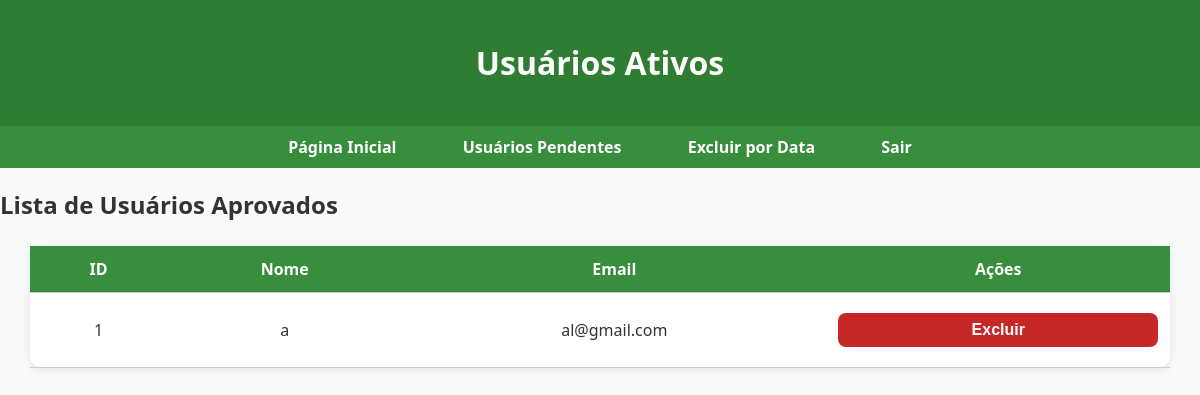
The page /admin/usuarios on the database as committed earlier.
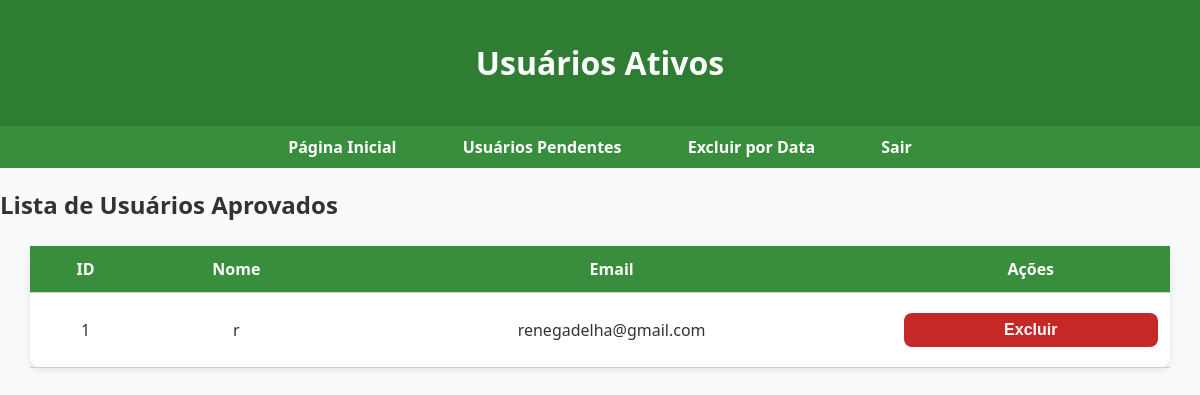
The same page on the database as committed later.
### modelo/modelsDB.py (models this page shows, shortened)
class Usuario(db.Model, UserMixin):
    __tablename__ = "usuarios"
    id = db.Column(db.Integer, primary_key=True)
    nome = db.Column(db.String(100))
    email = db.Column(db.String(100), unique=True)
    senha = db.Column(db.String(200))
    aprovado = db.Column(db.Integer, default=0)
    criado_em = db.Column(db.DateTime, default=datetime.utcnow)

### routes/admin_bp.py (the view)
@login_required
@admin_required
@admin_bp.route("/admin/usuarios")
def admin_usuarios():
    usuarios = UsuarioDAO.listar_aprovados()  # 🔥 aqui
    return render_template("admin/admin_usuarios.html", usuarios=usuarios)

### dao/usuarioDAO.py (called while the page is built)
    @staticmethod
    def listar_aprovados():
        return Usuario.query.filter_by(aprovado=True).all()

### templates/admin/admin_usuarios.html (shortened to what this page needs)
<!DOCTYPE html>
<html lang="pt-br">
<head>
    <link rel="stylesheet" href="/static/css/admin.css">
</head>
<body>
<header>
    <h1>Usuários Ativos</h1>
</header>
<nav>
    <ul>
        <li><a href="/">Página Inicial</a></li>
        <li><a href="{{ url_for('admin_bp.usuarios_pendentes') }}">Usuários Pendentes</a></li>
        <li><a href="{{ url_for('admin_bp.delete_by_date_page') }}">Excluir por Data</a></li>
        <li><a href="{{ url_for('admin_bp.admin_logout') }}">Sair</a></li>
    </ul>
</nav>
<main>
<h2>Lista de Usuários Aprovados</h2>
{% if usuarios %}
<table>
    <tr>
        <th>ID</th>
        <th>Nome</th>
        <th>Email</th>
        <th>Ações</th>
    </tr>
    {% for u in usuarios %}
    <tr>
        <td>{{ u.id }}</td>
        <td>{{ u.nome }}</td>
        <td>{{ u.email }}</td>
        <td>
            <form action="{{ url_for('admin_bp.admin_delete_usuario', id=u.id) }}" method="POST" style="display:inline;">
                 <button type="submit" class="btn-delete"
                      onclick="return confirm('Tem certeza que deseja remover este usuário?')">
                      Excluir
                 </button>
            </form>
        </td>
    </tr>
    {% endfor %}
</table>
{% else %}
<p>Nenhum usuário ativo encontrado.</p>
{% endif %}
</main>
</body>
</html>

### static/css/admin.css (style rules this page uses)
body { font-family: "Segoe UI", sans-serif; background: #f9fafb; color: #333; margin: 0; padding: 0; }
header { background-color: #2e7d32; color: white; text-align: center; padding: 20px; box-shadow: 0 2px 5px rgba(0,0,0,0.2); }
nav { background-color: #388e3c; text-align: center; padding: 10px 0; }
nav ul { list-style-type: none; margin: 0; padding: 0; }
nav ul li { display: inline-block; margin: 0 15px; }
nav ul li a { color: white; text-decoration: none; font-weight: bold; padding: 8px 16px; border-radius: 8px; transition: background-color 0.3s; }
input, button { width: 100%; padding: 12px; margin: 8px 0; border-radius: 8px; border: 1px solid #ccc; }
button { background-color: #2e7d32; color: white; font-size: 16px; font-weight: bold; cursor: pointer; transition: 0.3s; }
table { width: 95%; margin: 25px auto; background: white; border-radius: 12px; border-collapse: collapse; box-shadow: 0 2px 10px rgba(0,0,0,0.1); }
th, td { padding: 12px; border-bottom: 1px solid #ccc; text-align: center; }
th { background-color: #388e3c; color: white; }
.btn-delete { background-color: #c62828; color: white; border: none; padding: 8px 14px; border-radius: 8px; cursor: pointer; }

Rows that differ between the two databases and show on the page:
changed Usuario id 1: nome "a" → "r"; email "al@gmail.com" → "renegadelha@gmail.com"
